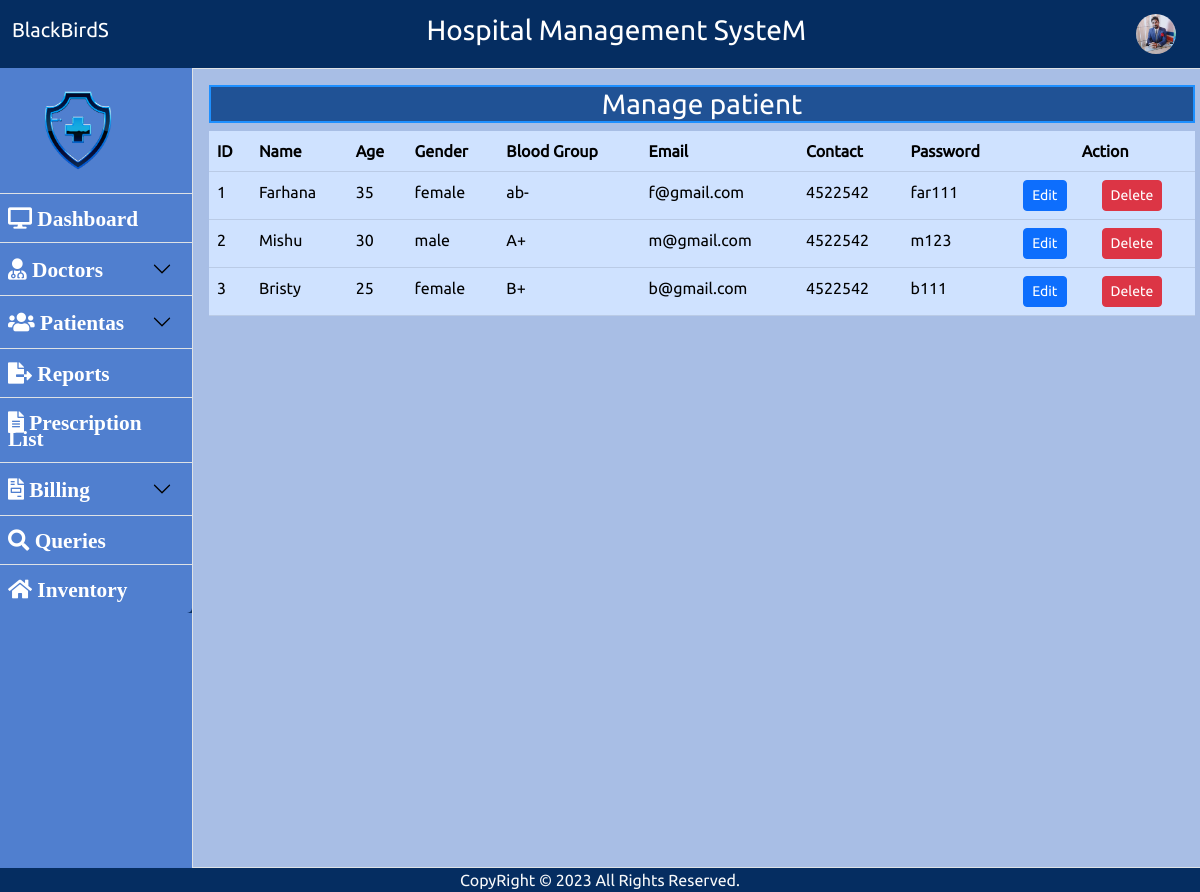
The page /pages/patient_manage.php on the database its author committed.
### tables this page shows
CREATE TABLE `patient` (
  `pat_id` int(11) NOT NULL,
  `username` varchar(20) NOT NULL,
  `age` varchar(20) NOT NULL,
  `gender` varchar(10) NOT NULL,
  `bld_group` varchar(10) NOT NULL,
  `email` varchar(30) NOT NULL,
  `contact` varchar(10) NOT NULL,
  `password` varchar(30) NOT NULL,
  `user_id` int(11) NOT NULL,
  `bill_id` int(11) NOT NULL,
  `pres_id` int(11) NOT NULL
);

### pages/patient_manage.php (the view, shortened to what this page needs)
<?php
require_once("./../includes/db_conect.php");
?>
<div class="main-content col-md-10 vh-100 justify-content-center d-flex bg-light gx-0">
    <div  class="col-md-12 border justify-content-center p-3" style="background-color:#a8bee5;  color: yellow;"><h3 style="  border:2px solid DodgerBlue;background-color:#205295; color: white; text-align: center; "> Manage patient</h3>
    <table class="table table-hover table-primary" style="border-radius:10px;">
        <thead>
          <tr>
                <th>ID</th>
                <th>Name</th>
                <th>Age</th>
                <th>Gender</th>
                <th>Blood Group</th>
                <th>Email</th>
                <th>Contact</th>
                <th>Password</th>
                <th style="text-align: center;" colspan="2">Action</th>
          </tr>
        </thead>
        <tbody>
            <?php
                $sql="SELECT * FROM patient";
                $q=$conn->query($sql);
                while ($row=$q->fetch_assoc()){ ?>
                <tr>
                    <td><?=$row["pat_id"]?></td>
                    <td><?=$row["username"]?></td>
                    <td><?=$row["age"]?></td>
                    <td><?=$row["gender"]?></td>
                    <td><?=$row["bld_group"]?></td>
                    <td><?=$row["email"]?></td>
                    <td><?=$row["contact"]?></td>
                    <td><?=$row["password"]?></td>
                    <td>
                     <a href="patient_update.php?d=<?=$row['pat_id']?>" class="btn btn-primary btn-sm">Edit</a></td>
                     <td><a href="patient_delete.php?u=<?=$row['pat_id']?>" class="btn btn-danger btn-sm">Delete</a></td>
                </tr>
            <?php } ?>
        </tbody>
    </table>
    </div>
        </div>
    </div>
</div>

### css/style.css (style rules this page uses)
* { margin: 0px; padding: 0px; outline: 0px; }
a { text-decoration: none; color: #fff; }
body { font-family: 'Ubuntu', sans-serif; overflow-x: hidden; }
.main-content { background-color: #fff; }

### rows shown on the page
patient: pat_id "1", username "Farhana", age "35", gender "female", bld_group "ab-", email "f@gmail.com", contact "4522542", password "far111"
patient: pat_id "2", username "Mishu", age "30", gender "male", bld_group "A+", email "m@gmail.com", contact "4522542", password "m123"
patient: pat_id "3", username "Bristy", age "25", gender "female", bld_group "B+", email "b@gmail.com", contact "4522542", password "b111"
